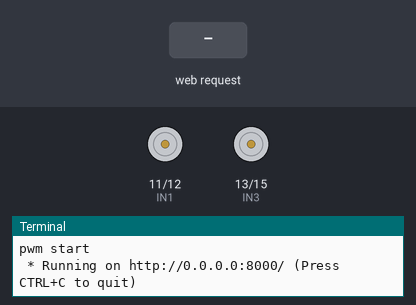
Bench run of a program on a simulated Raspberry Pi (header pin numbers). Shown: motor-driver pin pairs drawn as motors (green arrow = first pin HIGH = forward, orange = second pin HIGH = backward, longer = more drive, scaled by the enable pin), the last lines printed to the terminal. The test bench sets the inputs (shaded band). The camera gives no picture and a still takes 0.5 s; the clock reads 2024-03-15 10:24:30 at power-on unless the program sets it.

Above: at 1.2 s.
1.3 s: HTTP request for /ctrl/t_up received
At 2.2 s:
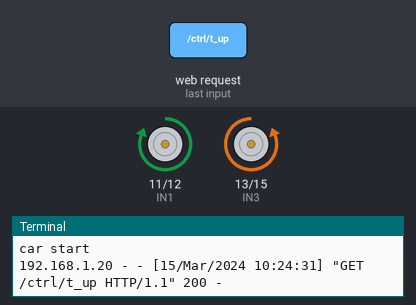
2.8 s: HTTP request for /ctrl/t_down received
At 3.3 s:
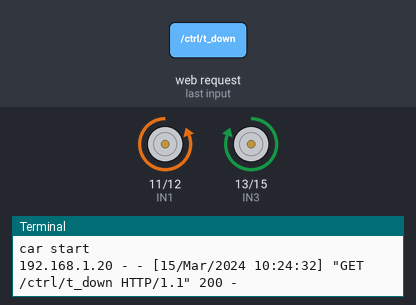
4.3 s: HTTP request for /ctrl/t_left received
At 5.5 s:
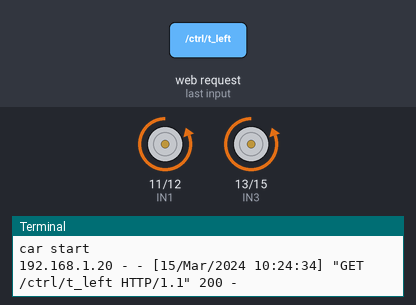
5.8 s: HTTP request for /ctrl/t_right received
At 6.8 s:
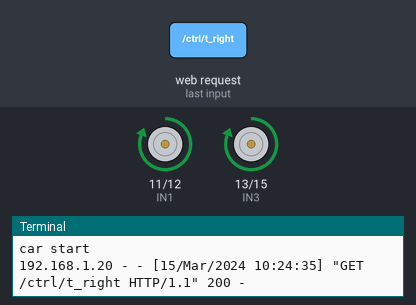
7.3 s: HTTP request for /speed/t_up received
At 7.9 s:
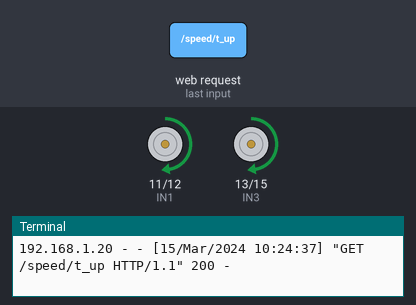
8.8 s: HTTP request for /ctrl/t_stop received
At 9.1 s:
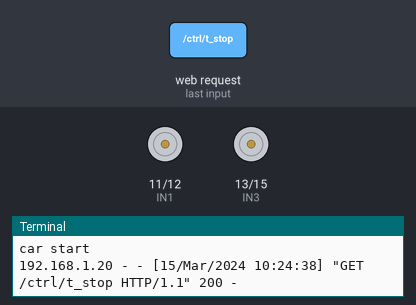
Timing chart, 0 to 11.3 s (numbered marks = the images above; inputs shaded):
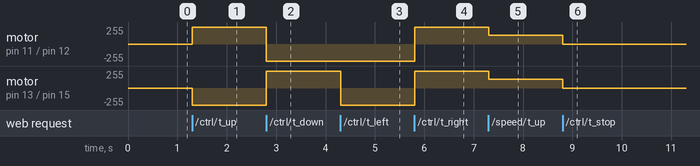

Measured:
- after the input at 1.3 s, motor on pin 11 (IN1) / pin 12 (IN2): stopped → forward 255/255 at once; motor on pin 13 (IN3) / pin 15 (IN4): stopped → backward 255/255 at once
- after the input at 2.8 s, motor on pin 11 (IN1) / pin 12 (IN2): forward 255/255 → backward 255/255 at once; motor on pin 13 (IN3) / pin 15 (IN4): backward 255/255 → forward 255/255 at once
- after the input at 4.3 s, motor on pin 13 (IN3) / pin 15 (IN4): forward 255/255 → backward 255/255 at once
- after the input at 5.8 s, motor on pin 11 (IN1) / pin 12 (IN2), motor on pin 13 (IN3) / pin 15 (IN4): backward 255/255 → forward 255/255 at once
- after the input at 7.3 s, motor on pin 11 (IN1) / pin 12 (IN2), motor on pin 13 (IN3) / pin 15 (IN4): forward 255/255 → forward 128/255 at once
- after the input at 8.8 s, motor on pin 11 (IN1) / pin 12 (IN2), motor on pin 13 (IN3) / pin 15 (IN4): forward 128/255 → stopped at once

The program:

appMyPiCar_pro.py
```python
#!/usr/bin/env python
# -*- coding: utf-8 -*-
#
# 摄像机云台控制
# 方向及车速控制
#
#


import os
from time import sleep
from flask import Flask, render_template, request, Response

import RPi.GPIO as GPIO
import time
# Raspberry Pi camera module (requires picamera package from Miguel Grinberg)
from camera_pi import Camera
import stateCtrl as SC

app = Flask(__name__)

# Global variables definition and initialization
global panServoAngle
global tiltServoAngle
panServoAngle = 90
tiltServoAngle = 90

global speed
speed = 50

panPin = 29
tiltPin = 31

GPIO.setmode(GPIO.BOARD)
GPIO.setwarnings(False)

#######PWM车速控制###########
ENA = 33  # //L298使能A
ENB = 35  # //L298使能B

GPIO.setup(ENA, GPIO.OUT)
GPIO.setup(ENB, GPIO.OUT)
leftpwm = GPIO.PWM(ENA, 1000)
rightpwm = GPIO.PWM(ENB, 1000)
leftpwm.start(100)
rightpwm.start(100)
print('pwm start')
#######PWM车速控制###########


@app.route('/')
def index():
	"""Video streaming home page."""

	templateData = {
	  'panServoAngle'	: panServoAngle,
	  'tiltServoAngle'	: tiltServoAngle
	}
	return render_template('index_pro.html', **templateData)


def gen(camera):
	"""Video streaming generator function."""
	while True:
		frame = camera.get_frame()
		yield (b'--frame\r\n'
			   b'Content-Type: image/jpeg\r\n\r\n' + frame + b'\r\n')

## 这个是摄像头画面，没装摄像头就把这个函数注释掉
@app.route('/video_feed')
def video_feed():
	"""Video streaming route. Put this in the src attribute of an img tag."""
	return Response(gen(Camera()),
					mimetype='multipart/x-mixed-replace; boundary=frame')


@app.route("/camera/<servo>/<angle>")
def move(servo, angle):
	global panServoAngle
	global tiltServoAngle
	if servo == 'pan':
		if angle == '+':
			panServoAngle = panServoAngle + 10
		else:
			panServoAngle = panServoAngle - 10
		os.system("python2 angleServoCtrl.py " +
				  str(panPin) + " " + str(panServoAngle))
	if servo == 'tilt':
		if angle == '+':
			tiltServoAngle = tiltServoAngle + 10
		else:
			tiltServoAngle = tiltServoAngle - 10
		os.system("python2 angleServoCtrl.py " +
				  str(tiltPin) + " " + str(tiltServoAngle))

	templateData = {
	  'panServoAngle'	: panServoAngle,
	  'tiltServoAngle'	: tiltServoAngle
	}
	return render_template('index_pro.html', **templateData)


@app.route("/ctrl/<state>")
def ctrl(state):
		car = SC.stateCtrl()
		if state == "t_up":
			car.t_up()
		elif state == "t_down":
			car.t_down()
		elif state == "t_left":
			car.t_left()
		elif state == "t_right":
			car.t_right()
		elif state == 't_stop':
			car.t_stop()
		return render_template('index_pro.html')


@app.route("/speed/<state>")
def speedChange(state):
		global speed
		car = SC.stateCtrl()
		if state == 'acc':
			speed = speed + 10
			if int(speed) >= 100:
				speed = 100
			# car.changeSpeed(int(speed))
			leftpwm.ChangeDutyCycle(int(speed))
			rightpwm.ChangeDutyCycle(int(speed))
		elif state == 'dec':
			speed = speed - 10
			if int(speed) <= 0:
				speed = 0
			leftpwm.ChangeDutyCycle(int(speed))
			rightpwm.ChangeDutyCycle(int(speed))
		else:
			speed == 60   #复位到60
			leftpwm.ChangeDutyCycle(int(speed))
			rightpwm.ChangeDutyCycle(int(speed))

		return render_template('index_pro.html')


if __name__ == '__main__':
	app.run(host='0.0.0.0', port =8000)
```

camera_pi.py
```python
#!/usr/bin/env python
# -*- coding: utf-8 -*-
#
#  camera_pi.py
#
#
#
import time
import io
import threading
import picamera


class Camera(object):
    thread = None  # background thread that reads frames from camera
    frame = None  # current frame is stored here by background thread
    last_access = 0  # time of last client access to the camera

    def initialize(self):
        if Camera.thread is None:
            # start background frame thread
            Camera.thread = threading.Thread(target=self._thread)
            Camera.thread.start()

            # wait until frames start to be available
            while self.frame is None:
                time.sleep(0)

    def get_frame(self):
        Camera.last_access = time.time()
        self.initialize()
        return self.frame

    @classmethod
    def _thread(cls):
        with picamera.PiCamera() as camera:
            # camera setup
            camera.resolution = (320, 240)
            camera.hflip = True
            camera.vflip = True

            # let camera warm up
            camera.start_preview()
            time.sleep(2)

            stream = io.BytesIO()
            for foo in camera.capture_continuous(stream, 'jpeg',
                                                 use_video_port=True):
                # store frame
                stream.seek(0)
                cls.frame = stream.read()

                # reset stream for next frame
                stream.seek(0)
                stream.truncate()

                # if there hasn't been any clients asking for frames in
                # the last 10 seconds stop the thread
                if time.time() - cls.last_access > 10:
                    break
        cls.thread = None
```

stateCtrl.py
```python
#!/usr/bin/env python
# -*- coding: utf-8 -*-
#
# 电机控制
#
#

import RPi.GPIO as GPIO
import time


class stateCtrl(object):
	'''电机控制模块'''

	def __init__(self):

		########电机驱动接口定义#################
		self.ENA = 33  # //L298使能A
		self.ENB = 35  # //L298使能B
		self.IN1 = 11  # //电机接口1
		self.IN2 = 12  # //电机接口2
		self.IN3 = 13  # //电机接口3
		self.IN4 = 15  # //电机接口4

		########红外传感器接口定义#################
		self.IR_LF = 16  # 左上
		self.IR_LB = 18  # 左下
		self.IR_RF = 32  # 右上
		self.IR_RB = 22  # 右下

		########超声波传感器接口定义#################
		self.Trig = 38
		self.Echo = 40

		self.checkdiststate = False
		self.diststart = False

		#self.setup()

	def setup(self):
		'''引脚初始化'''
		#GPIO.setmode(GPIO.BOARD)
		#GPIO.setwarnings(False)

		GPIO.setup(self.IN1, GPIO.OUT)
		GPIO.setup(self.IN2, GPIO.OUT)
		GPIO.setup(self.IN3, GPIO.OUT)
		GPIO.setup(self.IN4, GPIO.OUT)

		GPIO.output(self.IN1, GPIO.LOW)
		GPIO.output(self.IN2, GPIO.LOW)
		GPIO.output(self.IN3, GPIO.LOW)
		GPIO.output(self.IN4, GPIO.LOW)
		print('car start')

		#GPIO.output(self.ENA, GPIO.HIGH)
		#GPIO.output(self.ENB, GPIO.HIGH)


	def t_up(self, secondvalue=0):
		self.setup()
		GPIO.output(self.IN1, True)
		GPIO.output(self.IN2, False)
		GPIO.output(self.IN3, False)
		GPIO.output(self.IN4, True)

	def t_left(self, secondvalue=0):
		self.setup()
		GPIO.output(self.IN1, False)
		GPIO.output(self.IN2, True)
		GPIO.output(self.IN3, False)
		GPIO.output(self.IN4, True)

	def t_right(self, secondvalue=0):
		self.setup()
		GPIO.output(self.IN1, True)
		GPIO.output(self.IN2, False)
		GPIO.output(self.IN3, True)
		GPIO.output(self.IN4, False)

	def t_down(self, secondvalue=0):
		self.setup()
		GPIO.output(self.IN1, False)
		GPIO.output(self.IN2, True)
		GPIO.output(self.IN3, True)
		GPIO.output(self.IN4, False)

	def t_stop(self):
		self.setup()
		GPIO.output(self.IN1, False)
		GPIO.output(self.IN2, False)
		GPIO.output(self.IN3, False)
		GPIO.output(self.IN4, False)
```
